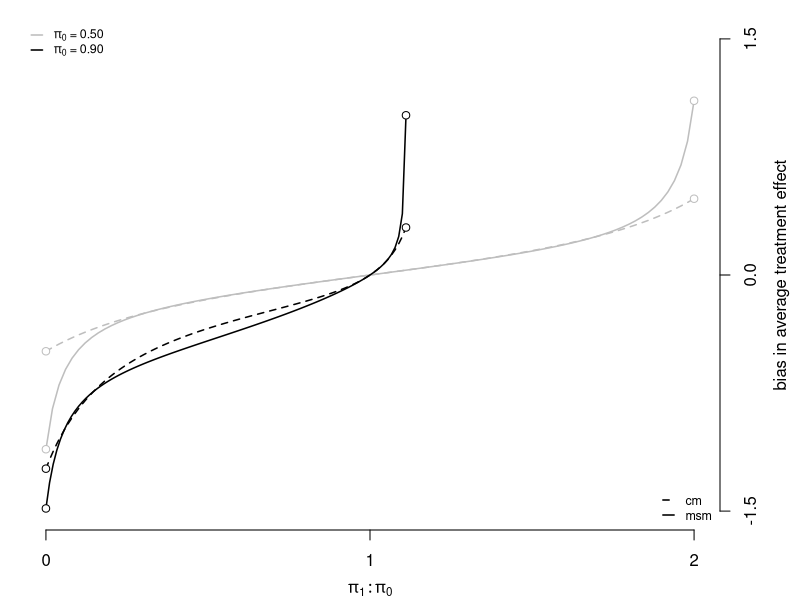
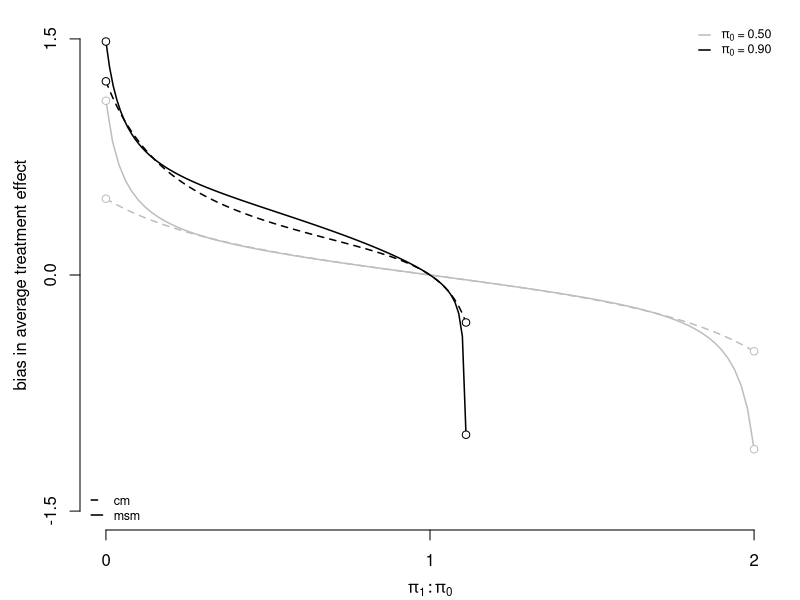
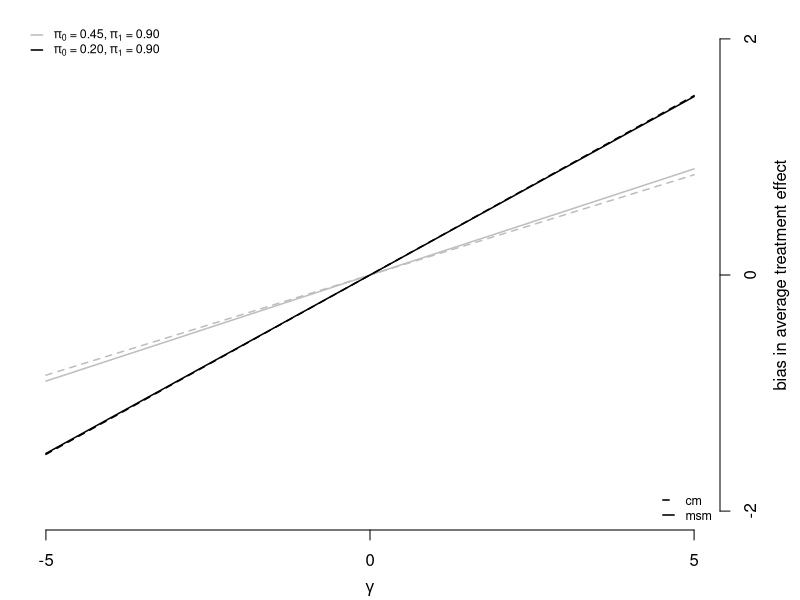
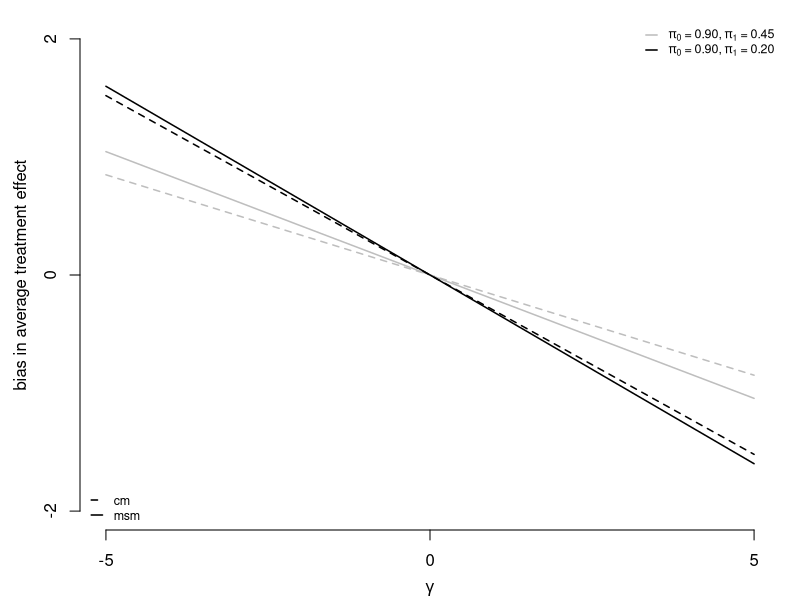
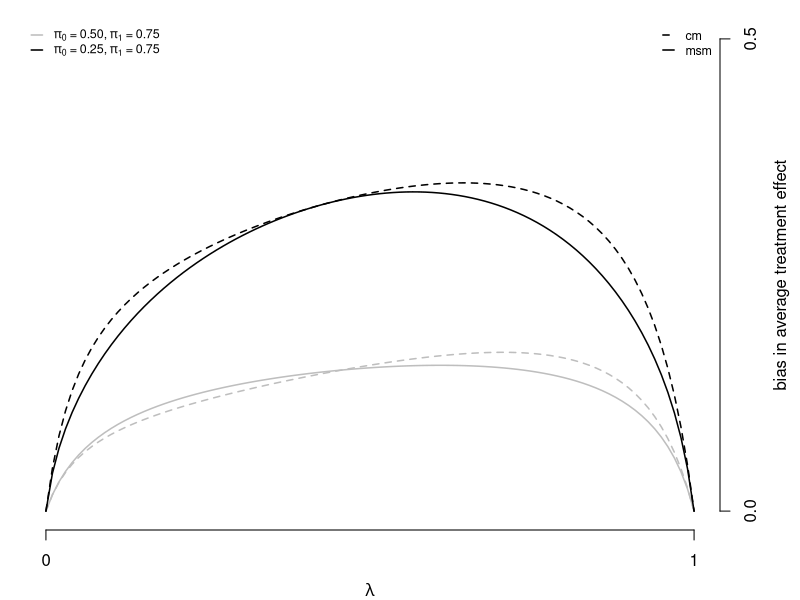
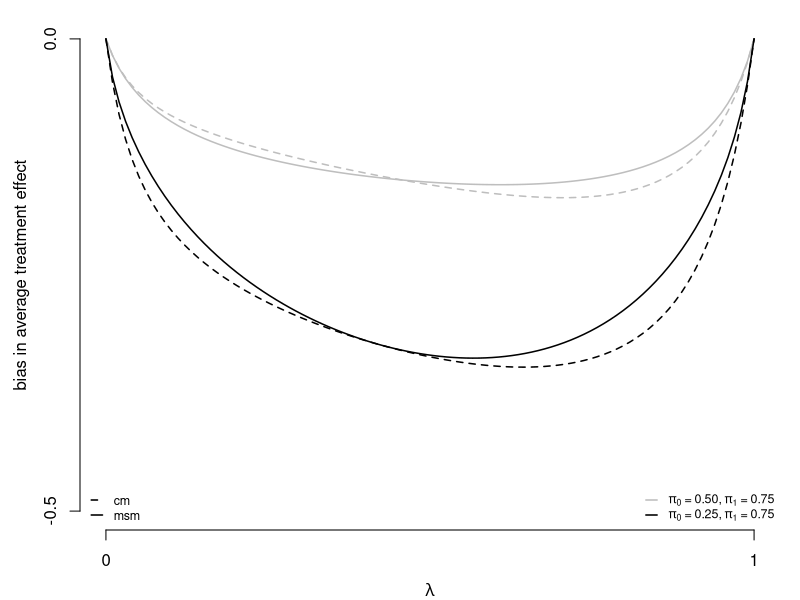
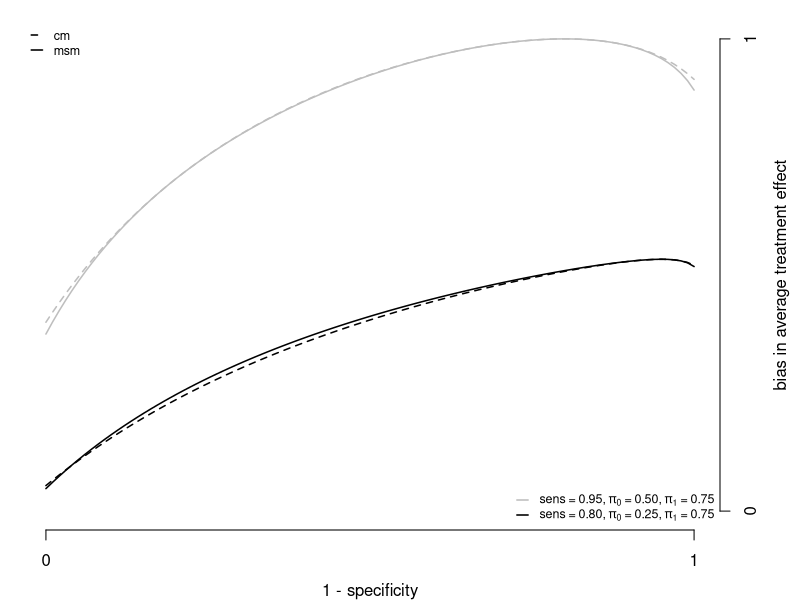
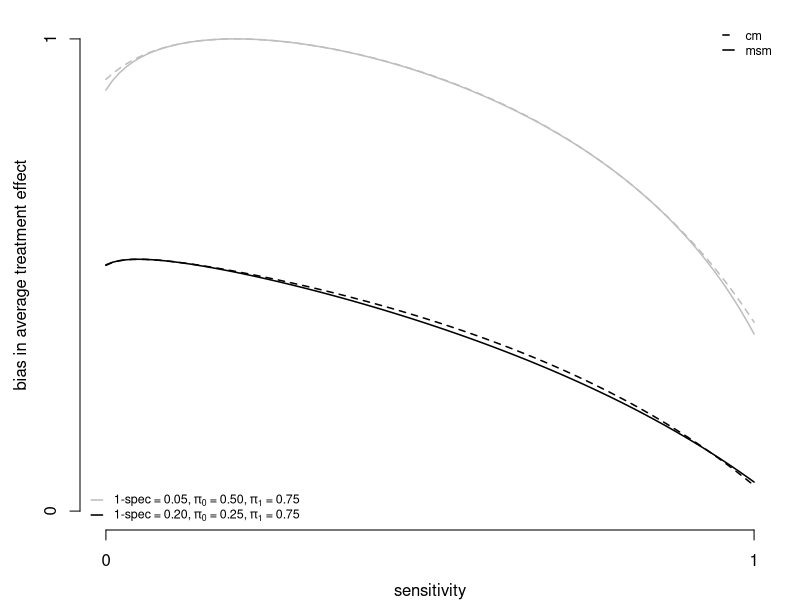

R code for these plots, in order:
#---------------------------------------------------------------------------------------------------------
#This code creates Figure 2a-2h in 'Sensitivity analysis for bias due to a misclassfied confounding variab
#le in marginal structural models'------------------------------------------------------------------------
#Author: Linda Nab, l.nab@lumc.nl-------------------------------------------------------------------------
#Date: 05122019-------------------------------------------------------------------------------------------
#---------------------------------------------------------------------------------------------------------

#Bias expressions ----------------------------------------------------------------------------------------
#---------------------------------------------------------------------------------------------------------
#read for the derivations of these bias expressions the appendix of the original paper--------------------
#---------------------------------------------------------------------------------------------------------
figures_dir <- paste0(getwd(), "/figures")
#bias in conditional model
bias_cm <- function(par){
  alpha <- 1
  beta <- par[1]; gamma <- par[2]; lambda <- par[3]
  p_0 <- par[4]; p_1 <- par[5]; pi_0 <- par[6]; pi_1 <- par[7]
  #omega = P(A)
  omega <- pi_0 * (1-lambda) + pi_1 * lambda
  #ell = P(L^*)
  ell <- p_0 * (1-lambda) + p_1 * lambda
  #pi_star = P(A|L_star=l_star)
  pi_star <- function(l_star){
    term0 <- pi_0 * ((1-p_0)^(1-l_star)*p_0^l_star*(1-lambda)) / ((1-ell)^(1-l_star)*ell^l_star)
    term1 <- pi_1 * ((1-p_1)^(1-l_star)*p_1^l_star*lambda) / ((1-ell)^(1-l_star)*ell^l_star)
    return(term0 + term1)
  }
  #phi = P(L|A=a,L_star=l_star)
  phi <- function(a, l_star){
    out <- (lambda*(1-pi_1)^(1-a)*pi_1^a*(1-p_1)^(1-l_star)*p_1^l_star) / 
      ((1-pi_star(l_star))^(1-a)*pi_star(l_star)^a*(1-ell)^(1-l_star)*ell^l_star)
    return(out)
  }
  #bias
  temp <- (pi_star(1)*ell*(1-omega)-pi_star(1)*(pi_star(1) - pi_star(0))*ell*(1-ell)) / 
  (omega*(1-omega)-(pi_star(1)-pi_star(0))^2*ell*(1-ell))
  bias_cm <- gamma * (phi(1,0) - phi(0,0)) * (1 - temp) + 
                gamma * (phi(1,1) - phi(0,1)) * temp
  return(bias_cm)
}

#bias in msm estimated using ipw
bias_msm <- function(par){
  alpha <- 1
  beta <- par[1]; gamma <- par[2]; lambda <- par[3]
  p_0 <- par[4]; p_1 <- par[5]; pi_0 <- par[6]; pi_1 <- par[7]
  #omega = P(A)
  omega <- pi_0 * (1-lambda) + pi_1 * lambda
  #ell = P(L^*)
  ell <- p_0 * (1-lambda) + p_1 * lambda
  #pi_star = P(A|L_star=l_star)
  pi_star <- function(l_star){
    term0 <- pi_0 * ((1-p_0)^(1-l_star)*p_0^l_star*(1-lambda)) / ((1-ell)^(1-l_star)*ell^l_star)
    term1 <- pi_1 * ((1-p_1)^(1-l_star)*p_1^l_star*lambda) / ((1-ell)^(1-l_star)*ell^l_star)
    return(term0 + term1)
  }
  #phi = P(L|A=a,L_star=l_star)
  phi <- function(a, l_star){
    out <- (lambda*(1-pi_1)^(1-a)*pi_1^a*(1-p_1)^(1-l_star)*p_1^l_star) / 
      ((1-pi_star(l_star))^(1-a)*pi_star(l_star)^a*(1-ell)^(1-l_star)*ell^l_star)
    return(out)
  }
  #bias
  bias_msm <- gamma * (phi(1,0) - phi(0,0)) * (1 - ell) + 
                   gamma * (phi(1,1) - phi(0,1)) * ell
  return(bias_msm)
}

#Scenarios------------------------------------------------------------------------------------------------
#---------------------------------------------------------------------------------------------------------
#Plot a. Varying pi_1 and the pi_1/pi_0 ratio and gamma > 0-----------------------------------------------
#---------------------------------------------------------------------------------------------------------
#a1: beta = 1, gamma = 2, lambda = 0.5, p_0 = 0.05, p_1 = 0.9, pi_0 = 0.5, pi_1 = varying (from 0 to 1)---
a1 <- matrix(nrow = 100, ncol = 8)
a1[,1] <- 1; a1[,2] <- 2; a1[,3] <- 0.5; a1[,4] <- 0.05; a1[,5] <- 0.9
a1[,6] <- 0.5; a1[,7] <- seq(from = 0, to = 1, length.out = 100); a1[,8] <- a1[,7] / a1[,6] #pi_1/pi_0
#a2: beta = 1, gamma = 2, lambda = 0.5, p_0 = 0.05, p_1 = 0.9, pi_0 = 0.9, pi_1 = varying (from 0 to 1)---
a2 <- matrix(nrow = 100, ncol = 8)
a2[,1] <- 1; a2[,2] <- 2; a2[,3] <- 0.5; a2[,4] <- 0.05; a2[,5] <- 0.9
a2[,6] <- 0.9; a2[,7] <- seq(from = 0, to = 1, length.out = 100); a2[,8] <- a2[,7] / a2[,6] #pi_1/pi_0
#plot a1 + a2---------------------------------------------------------------------------------------------
#---------------------------------------------------------------------------------------------------------
png(paste0(figures_dir,"/pi1pi0_1.png"), width = 4, height = 4, units = 'in', res = 100)
par(mar = c(3.5, rep(1, 2), 4))
plot(a1[,8], apply(a1, 1, bias_cm), type = 'l', pch = 20, 
     col = "grey", lty = 2, xaxt = "n", yaxt = "n", lwd = 1.5, 
     frame.plot = F, ann = F,
     xlim = c(0, 2), ylim = c(-1.5, 1.5))
points(a1[1,8], bias_cm(a1[1,]), pch = 21, col = "grey", bg = "white")
points(a1[100,8], bias_cm(a1[100,]), pch = 21, col = "grey", bg = "white")
lines(a1[,8], apply(a1, 1, bias_msm), col = "grey", lwd = 1.5)
points(a1[1,8], bias_msm(a1[1,]), pch = 21, col = "grey", bg = "white")
points(a1[100,8], bias_msm(a1[100,]), pch = 21, col = "grey", bg = "white")
lines(a2[,8], apply(a2, 1, bias_cm), lty = 2, lwd = 1.5)
points(a2[1,8], bias_cm(a2[1,]), pch = 21, bg = "white")
points(a2[100,8], bias_cm(a2[100,]), pch = 21, bg = "white")
lines(a2[,8], apply(a2, 1, bias_msm), lwd = 1.5)
points(a2[1,8], bias_msm(a2[1,]), pch = 21, bg = "white")
points(a2[100,8], bias_msm(a2[100,]), pch = 21, bg = "white")
axis(1, at = c(0, 1, 2))
mtext(expression(pi[1]:pi[0]), side = 1, line = 2.5)
axis(4, at = c(-1.5, 0, 1.5))
mtext("bias in average treatment effect", side = 4, line = 2.5)
legend("topleft", legend = c(expression(paste(pi[0], " = 0.50 ")), expression(paste(pi[0], " = 0.90 "))),
       seg.len = 1, col = c("grey", "black"), lty = 1, lwd = 1.5, bty = 'n',cex = 0.75)
legend("bottomright", legend = c("cm ", "msm "), bty = 'n',
       seg.len = 1, col = "black", lty = c(2, 1), lwd = 1.5, cex = 0.75)
dev.off()

#Plot b. Varying pi_1 and the pi_1/pi_0 ratio and gamma < 0-----------------------------------------------
#---------------------------------------------------------------------------------------------------------
#b1: beta = 1, gamma = -2, lambda = 0.5, p_0 = 0.05, p_1 = 0.9, pi_0 = 0.5, pi_1 = varying (from 0 to 1)--
b1 <- matrix(nrow = 100, ncol = 8)
b1[,1] <- 1; b1[,2] <- -2; b1[,3] <- 0.5; b1[,4] <- 0.05; b1[,5] <- 0.9
b1[,6] <- 0.5; b1[,7] <- seq(from = 0, to = 1, length.out = 100); b1[,8] <- b1[,7] / b1[,6] #pi_1/pi_0
#b2: beta = 1, gamma = -2, lambda = 0.5, p_0 = 0.05, p_1 = 0.9, pi_0 = 0.9, pi_1 = varying (from 0 to 1)--
b2 <- matrix(nrow = 100, ncol = 8)
b2[,1] <- 1; b2[,2] <- -2; b2[,3] <- 0.5; b2[,4] <- 0.05; b2[,5] <- 0.9; 
b2[,6] <- 0.9; b2[,7] <- seq(from = 0, to = 1, length.out = 100); b2[,8] <- b2[,7] / b2[,6] #pi_1/pi_0
#plot b1 + b2---------------------------------------------------------------------------------------------
#---------------------------------------------------------------------------------------------------------
png(paste0(figures_dir,"/pi1pi0_2.png"), width = 4, height = 4, units = 'in', res = 100)
par(mar = c(3.5, 4, rep(1, 2)))
plot(b1[,8], apply(b1, 1, bias_cm), type = 'l', pch = 20, 
     col = "grey", lty = 2, xaxt = "n", yaxt = "n", lwd = 1.5, 
     frame.plot = F, ann = F, 
     xlim = c(0, 2), ylim = c(-1.5, 1.5))
points(b1[1,8], bias_cm(b1[1,]), pch = 21, col = "grey", bg = "white")
points(b1[100,8], bias_cm(b1[100,]), pch = 21, col = "grey", bg = "white")
lines(b1[,8], apply(b1, 1, bias_msm), col = "grey", lwd = 1.5)
points(b1[1,8], bias_msm(b1[1,]), pch = 21, col = "grey", bg = "white")
points(b1[100,8], bias_msm(b1[100,]), pch = 21, col = "grey", bg = "white")
lines(b2[,8], apply(b2, 1, bias_cm), lty = 2, lwd = 1.5)
points(b2[1,8], bias_cm(b2[1,]), pch = 21, bg = "white")
points(b2[100,8], bias_cm(b2[100,]), pch = 21, bg = "white")
lines(b2[,8], apply(b2, 1, bias_msm), lwd = 1.5)
points(b2[1,8], bias_msm(b2[1,]), pch = 21, bg = "white")
points(b2[100,8], bias_msm(b2[100,]), pch = 21, bg = "white")
axis(1, at = c(0, 1, 2))
mtext(expression(pi[1]:pi[0]), side = 1, line = 2.5)
axis(2, at = c(-1.5, 0, 1.5))
mtext("bias in average treatment effect", side = 2, line = 2.5)
legend("topright", legend = c(expression(paste(pi[0], " = 0.50 ")), expression(paste(pi[0], " = 0.90 "))),
       seg.len = 1, col = c("grey", "black"), lty = 1, lwd = 1.5, bty = 'n', cex = 0.75)
legend("bottomleft", legend = c("cm ", "msm "), bty = 'n',
       seg.len = 1, col = "black", lty = c(2, 1), lwd = 1.5, cex = 0.75)
dev.off()

#Plot c. Varying gamma from -5 to 5 and pi_1/pi_0>1-------------------------------------------------------
#---------------------------------------------------------------------------------------------------------
#c1: beta = 1, gamma = varying(from -5 to 5), lambda = 0.5, p_0 = 0.05, p_1 = 0.9, pi_0 = 0.45, pi_1 = 0.9
c1 <- matrix(nrow = 100, ncol = 7)
c1[,1] <- 1; c1[,2] <- seq(from = -5, to = 5, length.out = 100); c1[,3] <- 0.5; c1[,4] <- 0.05
c1[,5] <- 0.9; c1[,6] <- 0.45; c1[,7] <- 0.9
#c2: beta = 1, gamma = varying(from -5 to 5), lambda = 0.5, p_0 = 0.05, p_1 = 0.9, pi_0 = 0.20, pi_1 = 0.9
c2 <- matrix(nrow = 100, ncol = 7)
c2[,1] <- 1; c2[,2] <- seq(from = -5, to = 5, length.out = 100); c2[,3] <- 0.5; c2[,4] <- 0.05
c2[,5] <- 0.9; c2[,6] <- 0.2; c2[,7] <- 0.9
#plot c1 + c2---------------------------------------------------------------------------------------------
#---------------------------------------------------------------------------------------------------------
png(paste0(figures_dir,"/gamma_1.png"), width = 4, height = 4, units = 'in', res = 100)
par(mar = c(3.5, rep(1, 2), 4))
plot(c1[,2], apply(c1, 1, bias_cm), type = 'l', pch = 20, 
     col = "grey", lty = 2, xaxt = "n", yaxt = "n", lwd = 1.5, frame.plot = F,
     ann = F, 
     xlim = c(-5, 5), ylim = c(-2, 2))
axis(1, at = c(-5, 0, 5))
axis(4, at = c(-2, 0, 2))
mtext(expression(gamma), side = 1, line = 2.5)
mtext("bias in average treatment effect", side = 4, line = 2.5)
lines(c1[,2], apply(c1, 1, bias_msm), col = "grey", lwd = 1.5)
lines(c2[,2], apply(c2, 1, bias_cm), lty = 2, lwd = 1.5)
lines(c2[,2], apply(c2, 1, bias_msm), lwd = 1.5)
legend("topleft", legend = c(expression(paste(pi[0], " = 0.45, ", pi[1], " = 0.90")), 
                             expression(paste(pi[0], " = 0.20, ", pi[1], " = 0.90"))),
       seg.len = 1, col = c("grey", "black"), lty = 1, lwd = 1.5, bty = 'n', cex = 0.75)
legend("bottomright", legend = c("cm ", "msm "), bty = 'n',
       seg.len = 1, col = "black", lty = c(2, 1), lwd = 1.5, cex = 0.75)
dev.off()

#Plot d. Varying gamma from -5 to 5 and pi_1/pi_0 < 1-----------------------------------------------------
#---------------------------------------------------------------------------------------------------------
#d1: beta = 1, gamma = varying(from -5 to 5), lambda = 0.5, p_0 = 0.05, p_1 = 0.9, pi_0 = 0.9, pi_1 = 0.45
d1 <- matrix(nrow = 100, ncol = 8)
d1[,1] <- 1; d1[,2] <- seq(from = -5, to = 5, length.out = 100); d1[,3] <- 0.5; d1[,4] <- 0.05
d1[,5] <- 0.9 ;d1[,6] <- 0.9; d1[,7] <- 0.45
#d2: beta = 1, gamma = varying (from -5 to 5), lambda = 0.5, p_0 = 0.05, p_1 = 0.9, pi_0 = 0.9, pi_1 = 0.2
d2 <- matrix(nrow = 100, ncol = 8)
d2[,1] <- 1; d2[,2] <- seq(from = -5, to = 5, length.out = 100); d2[,3] <- 0.5; d2[,4] <- 0.05
d2[,5] <- 0.9 ;d2[,6] <- 0.9; d2[,7] <- 0.2 
#plot d1 + d2---------------------------------------------------------------------------------------------
#---------------------------------------------------------------------------------------------------------
png(paste0(figures_dir,"/gamma_2.png"), width = 4, height = 4, units = 'in', res = 100)
par(mar = c(3.5, 4, rep(1, 2)))
plot(d1[,2], apply(d1, 1, bias_cm), type = 'l', pch = 20, 
     col = "grey", lty = 2, xaxt = "n", yaxt = "n", lwd = 1.5, frame.plot = F,
     ann = F, 
     xlim = c(-5, 5), ylim = c(-2, 2))
axis(1, at = c(-5, 0, 5))
axis(2, at = c(-2, 0, 2))
mtext(expression(gamma), side = 1, line = 2.5)
mtext("bias in average treatment effect", side = 2, line = 2.5)
lines(d1[,2], apply(d1, 1, bias_msm), col = "grey", lwd = 1.5)
lines(d2[,2], apply(d2, 1, bias_cm), lty = 2, lwd = 1.5)
lines(d2[,2], apply(d2, 1, bias_msm), lwd = 1.5)
legend("topright", legend = c(expression(paste(pi[0], " = 0.90, ", pi[1], " = 0.45")), 
                              expression(paste(pi[0], " = 0.90, ", pi[1], " = 0.20"))),
       seg.len = 1, col = c("grey", "black"), lty = 1, lwd = 1.5, bty = 'n', cex = 0.75)
legend("bottomleft", legend = c("cm ", "msm "), bty = 'n',
       seg.len = 1, col = "black", lty = c(2, 1), lwd = 1.5, cex = 0.75)
dev.off()

#Plot e. Varying lambda from -5 to 5, pi_1/pi_0 > 1 and gamma > 0-----------------------------------------
#---------------------------------------------------------------------------------------------------------
#e1: beta = 1, gamma = 2, lambda = (0,1), p_0 = 0.05, p_1 = 0.9, pi_0 = 0.5, pi_1 = 0.75, pi_1/pi_0 = 1.5
e1 <- matrix(nrow = 100, ncol = 7)
e1[,1] <- 1; e1[,2] <- 2; e1[,3] <- seq(0, 1, length.out = 100); e1[,4] <- 0.05; e1[,5] <- 0.9 
e1[,6] <- 0.5; e1[,7] <- 0.75 
#e2: beta = 1, gamma = 2, lambda = (0,1), p_0 = 0.05, p_1 = 0.9, pi_0 = 0.25, pi_1 = 0.75, pi_1/pi_0 = 3
e2 <- matrix(nrow = 100, ncol = 7)
e2[,1] <- 1; e2[,2] <- 2; e2[,3] <- seq(0, 1, length.out = 100); e2[,4] <- 0.05; e2[,5] <- 0.9
e2[,6] <- 0.25; e2[,7] <- 0.75  
#plot e1 + e2---------------------------------------------------------------------------------------------
#---------------------------------------------------------------------------------------------------------
png(paste0(figures_dir,"/lambda_1.png"), width = 4, height = 4, units = 'in', res = 100)
par(mar = c(3.5, 1, 1, 4))
plot(e1[,3], apply(e1, 1, bias_cm), type = 'l', pch = 20, 
     col = "grey", lty = 2, xaxt = "n", yaxt = "n", lwd = 1.5, frame.plot = F,
     ann = F, 
     xlim = c(0, 1), ylim = c(0, 0.5))
lines(e1[,3], apply(e1, 1, bias_msm), col = "grey", lwd = 1.5)
lines(e2[,3], apply(e2, 1, bias_cm), lty = 2, lwd = 1.5)
lines(e2[,3], apply(e2, 1, bias_msm), lwd = 1.5)
#points(e1[1,3], bias_cm(e1[1,]), pch = 21, bg = "white")
#points(e1[100,3], bias_cm(e1[100,]), pch = 21, bg = "white")
axis(1, at = c(0, 1))
mtext(expression(lambda), side = 1, line = 2.5)
axis(4, at = c(0, 0.5))
mtext("bias in average treatment effect", side = 4, line = 2.5)
legend("topleft", legend = c(expression(paste(pi[0], " = 0.50, ", pi[1], " = 0.75")), 
                             expression(paste(pi[0], " = 0.25, ", pi[1], " = 0.75"))),
       seg.len = 1, col = c("grey", "black"), lty = 1, lwd = 1.5, bty = 'n', cex = 0.75)
legend("topright", legend = c("cm ", "msm "), bty = 'n',
       seg.len = 1, col = "black", lty = c(2, 1), lwd = 1.5, cex = 0.75)
dev.off()

#Plot f. Varying lambda from -5 to 5, pi_1/pi_0 > 1 and gamma < 0-----------------------------------------
#---------------------------------------------------------------------------------------------------------
#f1: beta = 1, gamma = -2, lambda = (0,1), p_0 = 0.05, p_1 = 0.9, pi_0 = 0.5, pi_1 = 0.75, pi_1/pi_0 = 1.5
f1 <- matrix(nrow = 100, ncol = 7)
f1[,1] <- 1; f1[,2] <- -2; f1[,3] <- seq(0, 1, length.out = 100); f1[,4] <- 0.05; f1[,5] <- 0.9
f1[,6] <- 0.5; f1[,7] <- 0.75 
#f2: beta = 1, gamma = -2, lambda = (0,1), p_0 = 0.05, p_1 = 0.9, pi_0 = 0.25, pi_1 = 0.75, pi_1/pi_0 = 3
f2 <- matrix(nrow = 100, ncol = 7)
f2[,1] <- 1; f2[,2] <- -2; f2[,3] <- seq(0, 1, length.out = 100); f2[,4] <- 0.05; f2[,5] <- 0.9
f2[,6] <- 0.25; f2[,7] <- 0.75
#plot f1 + f2---------------------------------------------------------------------------------------------
#---------------------------------------------------------------------------------------------------------
png(paste0(figures_dir,"/lambda_2.png"), width = 4, height = 4, units = 'in', res = 100)
par(mar = c(3.5, 4, 1, 1))
plot(f1[,3], apply(f1, 1, bias_cm), type = 'l', pch = 20, 
     col = "grey", lty = 2, xaxt = "n", yaxt = "n", lwd = 1.5, frame.plot = F,
     ann = F, 
     xlim = c(0, 1), ylim = c(-0.5, 0))
lines(f1[,3], apply(f1, 1, bias_msm), col = "grey", lwd = 1.5)
lines(f2[,3], apply(f2, 1, bias_cm), lty = 2, lwd = 1.5)
lines(f2[,3], apply(f2, 1, bias_msm), lwd = 1.5)
#points(f1[1,3], bias_cm(m7[1,]), pch = 21, bg = "white")
#points(f1[100,3], bias_cm(m7[100,]), pch = 21, bg = "white")
axis(1, at = c(0, 1))
mtext(expression(lambda), side = 1, line = 2.5)
axis(2, at = c(-0.5, 0))
mtext("bias in average treatment effect", side = 2, line = 2.5)
legend("bottomright", legend = c(expression(paste(pi[0], " = 0.50, ", pi[1], " = 0.75")), 
                             expression(paste(pi[0], " = 0.25, ", pi[1], " = 0.75"))),
       seg.len = 1, col = c("grey", "black"), lty = 1, lwd = 1.5, bty = 'n', cex = 0.75)
legend("bottomleft", legend = c("cm ", "msm "), bty = 'n',
       seg.len = 1, col = "black", lty = c(2, 1), lwd = 1.5, cex = 0.75)
dev.off()

#Plot g. Varying p_0 from 0 to 1, pi_1/pi_0 > 1 and gamma > 0---------------------------------------------
#---------------------------------------------------------------------------------------------------------
#g1: beta = 1, gamma = 2, lambda = 0.5, p_0 = c(0,1), p_1 = 0.95, pi_0 = 0.5, pi_1 = 0.75, pi_1/pi_0 = 1.5
g1 <- matrix(nrow = 100, ncol = 7)
g1[,1] <- 1; g1[,2] <- 2; g1[,3] <- 0.5; g1[,4] <- seq(0, 1, length.out = 100); g1[,5] <- 0.95
g1[,6] <- 0.5; g1[,7] <- 0.75 #;g1[,8] <- g1[,4]/g1[,5]
#g2: beta = 1, gamma = 2, lambda = 0.8, p_0 = c(0,1), p_1 = 0.80, pi_0 = 0.25, pi_1 = 0.75, pi_1/pi_0 = 3
g2 <- matrix(nrow = 100, ncol = 7)
g2[,1] <- 1; g2[,2] <- 2; g2[,3] <- 0.5; g2[,4] <- seq(0, 1, length.out = 100); g2[,5] <- 0.8; 
g2[,6] <- 0.25; g2[,7] <- 0.75 #;g2[,8] <- g2[,4]/g2[,5]
#plot g1 + g2---------------------------------------------------------------------------------------------
#---------------------------------------------------------------------------------------------------------
png(paste0(figures_dir,"/p_0.png"), width = 4, height = 4, units = 'in', res = 100)
par(mar = c(3.5, 1, 1, 4))
plot(g1[,4], apply(g1, 1, bias_cm), type = 'l', pch = 20, 
     col = "black", lty = 2, xaxt = "n", yaxt = "n", lwd = 1.5, frame.plot = F,
     ann = F, 
     xlim = c(0, 1), ylim = c(0, 1))
lines(g1[,4], apply(g1, 1, bias_msm), col = "black", lwd = 1.5)
lines(g2[,4], apply(g2, 1, bias_cm), col = "grey", lty = 2, lwd = 1.5)
lines(g2[,4], apply(g2, 1, bias_msm), col = "grey", lwd = 1.5)
axis(1, at = c(0, 1))
mtext("1 - specificity", side = 1, line = 2.5)
axis(4, at = c(0, 1))
mtext("bias in average treatment effect", side = 4, line = 2.5)
legend("bottomright", legend = c(expression(paste("sens = 0.95, ", pi[0], " = 0.50, ", pi[1], " = 0.75")), 
                                 expression(paste("sens = 0.80, ", pi[0], " = 0.25, ", pi[1], " = 0.75"))),
       seg.len = 1, col = c("grey", "black"), lty = 1, lwd = 1.5, bty = 'n', cex = 0.75)
legend("topleft", legend = c("cm ", "msm "), bty = 'n',
       seg.len = 1, col = "black", lty = c(2, 1), lwd = 1.5, cex = 0.75)
dev.off()

#Plot h. Varying p_1 from 0 to 1, pi_1/pi_0 > 1 and gamma > 0---------------------------------------------
#---------------------------------------------------------------------------------------------------------
#h1: beta = 1, gamma = 2, lambda = 0.5, p_0 = 0.05, p_1 = c(0,1), pi_0 = 0.5, pi_1 = 0.75, pi_1/pi_0 = 1.5
h1 <- matrix(nrow = 100, ncol = 7)
h1[,1] <- 1; h1[,2] <- 2; h1[,3] <- 0.5; h1[,4] <- 0.05; 
h1[,5] <- seq(0, 1, length.out = 100); h1[,6] <- 0.5; h1[,7] <- 0.75 #;h1[,8] <- h1[,4]/h1[,5]
#h2: beta = 1, gamma = 2, lambda = 0.5, p_0 = 0.2, p_1 = c(0,1), pi_0 = 0.25, pi_1 = 0.75, pi_1/pi_0 = 3
h2 <- matrix(nrow = 100, ncol = 7)
h2[,1] <- 1; h2[,2] <- 2; h2[,3] <- 0.5; h2[,4] <- 0.2; h2[,5] <- seq(0, 1, length.out = 100)
h2[,6] <- 0.25; h2[,7] <- 0.75 #;h2[,8] <- h2[,4]/h2[,5]
png(paste0(figures_dir,"/p_1.png"), width = 4, height = 4, units = 'in', res = 100)
par(mar = c(3.5, 4, 1, 1))
plot(h1[,5], apply(h1, 1, bias_cm), type = 'l', pch = 20, 
     col = "black", lty = 2, xaxt = "n", yaxt = "n", lwd = 1.5, frame.plot = F,
     ann = F, 
     xlim = c(0, 1), ylim = c(0, 1))
lines(h1[,5], apply(h1, 1, bias_msm), col = "black", lwd = 1.5)
lines(h2[,5], apply(h2, 1, bias_cm), col = "grey", lty = 2, lwd = 1.5)
lines(h2[,5], apply(h2, 1, bias_msm), col = "grey", lwd = 1.5)
axis(1, at = c(0, 1))
mtext("sensitivity", side = 1, line = 2.5)
axis(2, at = c(0, 1))
mtext("bias in average treatment effect", side = 2, line = 2.5)
legend("bottomleft", legend = c(expression(paste("1-spec = 0.05, ", pi[0], " = 0.50, ", pi[1], " = 0.75")), 
                                 expression(paste("1-spec = 0.20, ", pi[0], " = 0.25, ", pi[1], " = 0.75"))),
       seg.len = 1, col = c("grey", "black"), lty = 1, lwd = 1.5, bty = 'n', cex = 0.75)
legend("topright", legend = c("cm ", "msm "), bty = 'n',
       seg.len = 1, col = "black", lty = c(2, 1), lwd = 1.5, cex = 0.75)
dev.off()
